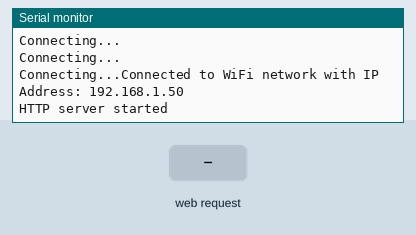
Bench run of a sketch on a simulated ESP32. Parts: the last lines printed to the serial monitor. Inputs (shaded band) come from the test bench. WiFi joins after 1.5 s; servers stay silent unless stated.

Above: at 2.7 s.
2.8 s: HTTP request GET / received
At 3.6 s:
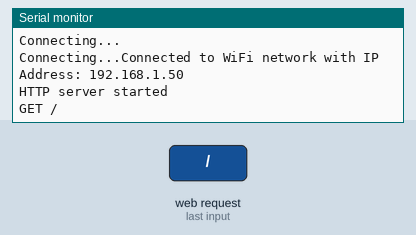
4.3 s: HTTP request GET /login received
At 4.8 s:
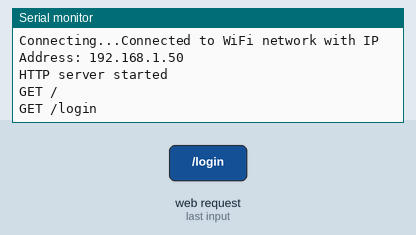
5.8 s: HTTP request GET /appHomepage received
At 7.0 s:
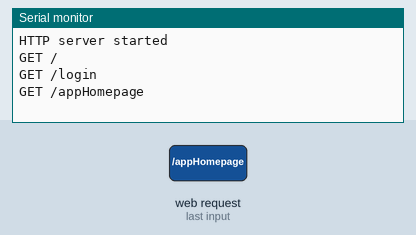
7.3 s: HTTP request GET /login?USERNAME=1 received
At 8.2 s:
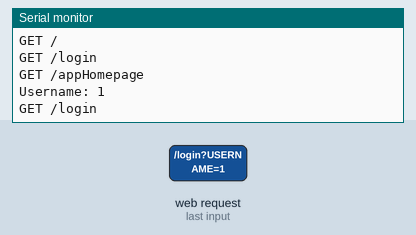
8.8 s: HTTP request GET /login?USERNAME=1&PASSWORD=1 received
At 9.3 s:
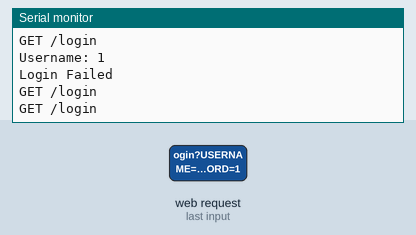

The sketch:

ESP32POC.ino
```cpp
//Include WiFi
#include <WiFi.h>
#include <WebServer.h>

//Used to disable the brownout connection - if not here, there's some really weird results outputted to the serial monitor
#include "soc/soc.h"
#include "soc/rtc_cntl_reg.h"

//Wepages
#include "homepage.h"
#include "login.h"
#include "appHomepage.h"

// Set web server port number to 80
WebServer server(80);

// Variable to store the HTTP request
String header;

//Template usernames and passwords
String templateUsername = "SmartGlasses";
String templatePassword = "Password";

//WiFi credentials
const char* ssid = "iPhone (80)";
const char* password = "MadisonsIphone80";

//Main page
void handleRoot(){
  Serial.println("GET /");
  server.send(200, "text/html", homepage);
}

//Login Page
void handleLogin(){
  //Checks to see if the server has the username
  if (server.hasArg("USERNAME")){
    Serial.println("Username: " + server.arg("USERNAME"));
    String enteredUsername = server.arg("USERNAME");
    //IF HAS PASSWORD
    if (server.hasArg("PASSWORD")){
      String enteredPassword = server.arg("PASSWORD");
      //Checks entered credentials against accepted credentials
      if (templatePassword == enteredPassword && templateUsername == enteredUsername){
        Serial.println("Login Accepted");
        //Switch to app homepage
        handleAppHomepage();
      } else {
        //Continue printing login page
        Serial.println("Login Failed");
        Serial.println("GET /login");
        server.send(200, "text/html", login);
      }
    }
  }

  //Used to continuously print the webpage
  Serial.println("GET /login");
  server.send(200, "text/html", login);

}

//App homepage
void handleAppHomepage(){
  Serial.println("GET /appHomepage");
  server.send(200, "text/html", appHomepage);
}


void setup() {
  WRITE_PERI_REG(RTC_CNTL_BROWN_OUT_REG, 0); //disable brownout detector
  Serial.begin(921600);

  //Connect to WiFI
  WiFi.begin(ssid, password);

  //Until connected
  while(WiFi.status() != WL_CONNECTED) {
    delay(500);
    Serial.print("\nConnecting...");
  }

  //prints the local ID which is used to connect to the webpage
  Serial.print("Connected to WiFi network with IP Address: ");
  Serial.println(WiFi.localIP());

  //Webpages - every time a new webpage is added, it HAS to be added here
  server.on("/", handleRoot);
  server.on("/login", handleLogin);
  server.on("/appHomepage", handleAppHomepage);

  server.begin();
  Serial.println("HTTP server started");
}

void loop() {
  //Continuously handle client on loop until disconnected
  server.handleClient();
}
```

appHomepage.h
```cpp
const char appHomepage[] PROGMEM = R"=====(
<html>

<head>
    <meta http-equiv="content-type" content="text/html;charset=UTF-8">
    <meta name="viewport" content="width=device-width, initial-scale=1">
    <title>appHomepage</title>

    <style>
    html{
        background-color: #294a5e;
    }

    h1{
        color: white;
        font-size: 50;
    }

    .flexbox{
      display: flex;
      justify-content: center;
      align-items: center;
    }


    button {
    background-color: #4a7ba3;
    border: none;
    color: white;
    padding: 16px 40px;
    border-radius: 10px;
    text-decoration: none;
    font-size: 30px;
    cursor: pointer;}

    a {
      text-decoration: none;
      color: white;
    }

    /*Used to create circles*/
    .dot {
      height: 300px;
      width: 300px;
      background-color: #bbb;
      border-radius: 50%;
      display: inline-block;
    }

    </style>
</head>

<body>
    <div class="container">
        <h1 class="flexbox">App Homepage</h1>

    </div>
</body>

</html>
)=====";
```

homepage.h
```cpp
const char homepage[] PROGMEM = R"=====(
<html>

<head>
    <meta http-equiv="content-type" content="text/html;charset=UTF-8">
    <meta name="viewport" content="width=device-width, initial-scale=1">
    <title>homepage</title>

    <style>
    html{
        background-color: #294a5e;
    }

    h1{
        color: white;
        font-size: 50;
    }

    .flexbox{
      display: flex;
      justify-content: center;
      align-items: center;
    }


    button {
    background-color: #4a7ba3;
    border: none;
    color: white;
    padding: 16px 40px;
    border-radius: 10px;
    text-decoration: none;
    font-size: 30px;
    cursor: pointer;}

    a {
      text-decoration: none;
      color: white;
    }

    /*Used to create circles*/
    .dot {
      height: 300px;
      width: 300px;
      background-color: #bbb;
      border-radius: 50%;
      display: inline-block;
    }

    </style>
</head>

<body>
    <div class="container">
        <h1 class="flexbox">Smart Glasses</h1>

        <p>
            <button class="flexbox"><a href="/login">Login</a></button>
        </p>

    </div>
</body>

</html>
)=====";
```

login.h
```cpp
const char login[] PROGMEM = R"=====(
<html>

<head>
    <meta http-equiv="content-type" content="text/html;charset=UTF-8">
    <meta name="viewport" content="width=device-width, initial-scale=1">
    <title>LOGIN</title>
    <style>

      html {
        height: 100%;
        width: 100%;
      }

      html {
        font-family: Helvetica;
        background-color: #294a5e;
        display: inline-block;
        margin: 0px auto;
        text-align: center;
      }

      h1 {
        font-size: 64px;
      }

      body {
        color:white;
      }

      button {
        background-color: #4caeac;
        border: none;
        color: white;
        padding: 16px 40px;
        border-radius: 10px;
        text-decoration: none;
        font-size: 30px;
        margin: 6px;
        cursor: pointer;}

      a {
        text-decoration: none;
        color: white;
      }

      form {
      margin: 10px;
      text-align: left;
      font-size: 20px;
      }

      .textBox {
        padding: 5px;
        margin: 10px;
      }

      .submit {
        margin: 20px;
        border: black 1px;
        border-radius: 10%;
        padding: 5px;
        font-size: 24px;
      }
</style>
</head>

<body>
    <div class="container">
        <h1>Login</h1>
        <form action='/login' method='POST'>
          Username <input class="textBox" type='text' name='USERNAME' placeholder='Username'><br>
          Password <input class="textBox" type='password' name='PASSWORD' placeholder='Password'><br>
          <input class="submit" type='submit' name='SUBMIT' value='Submit'></form>
          <br></form>
    </div>
</body>

</html>
)=====";
```

Measured:
- after the input at 2.8 s, the serial monitor: prints a new line at once (image 1)
- after the input at 4.3 s, the serial monitor: prints a new line at once (image 2)
- after the input at 5.8 s, the serial monitor: prints a new line at once (image 3)
- after the input at 7.3 s, the serial monitor: prints a new line at once (image 4)
- after the input at 8.8 s, the serial monitor: prints a new line at once (image 5)
